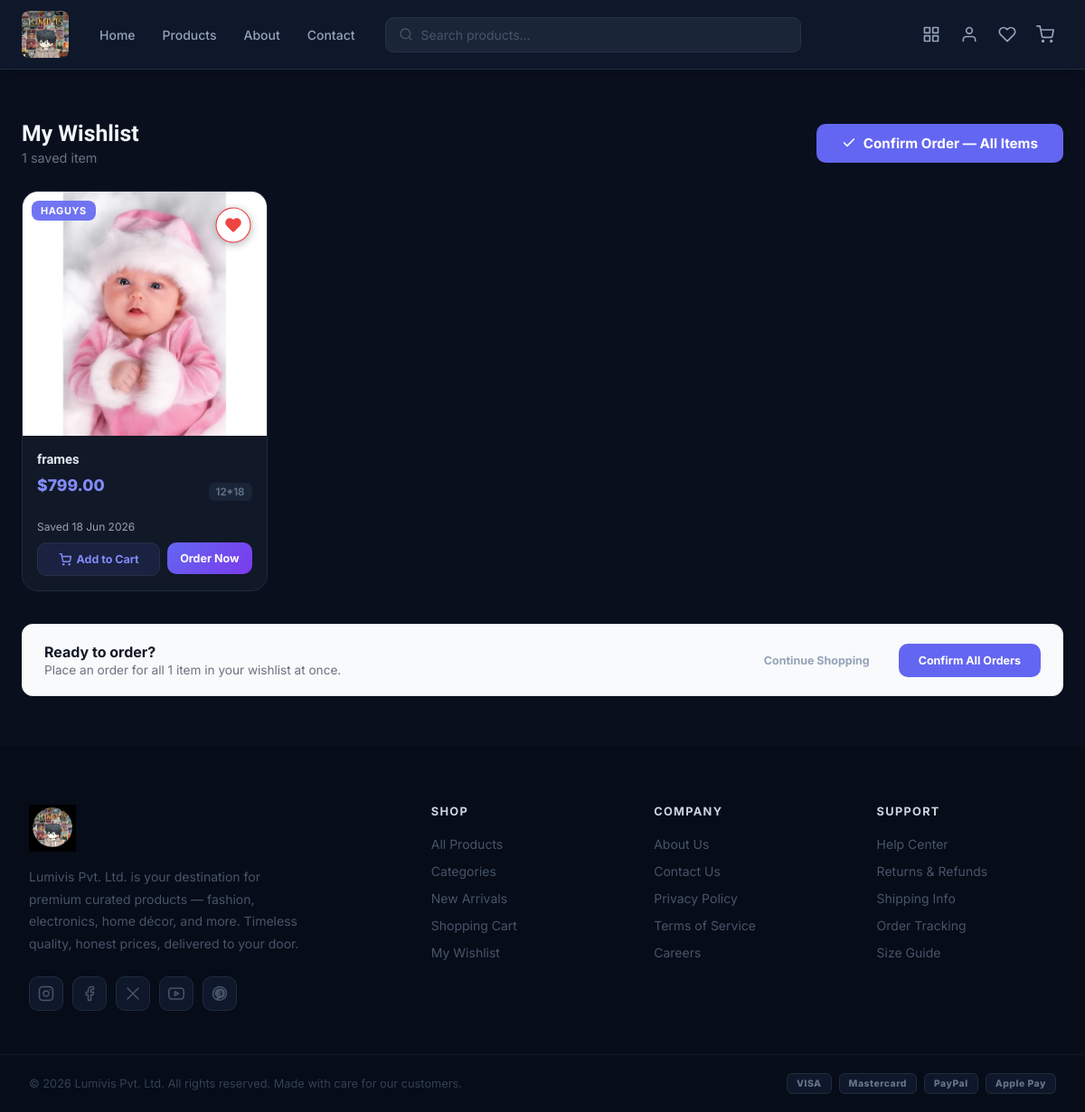
The app's page /wishlist/ (signed in), older data.
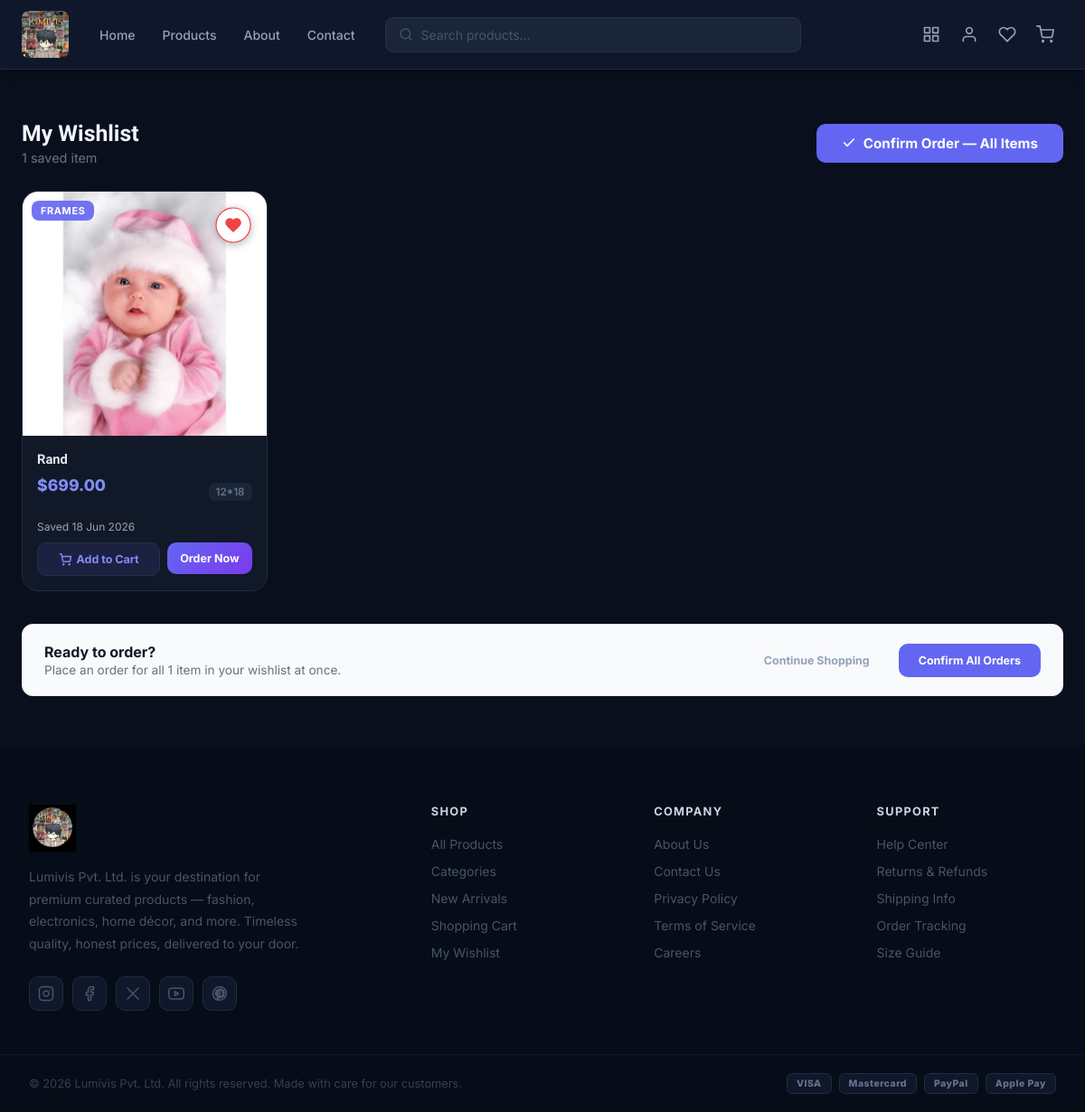
The same page, newer data.
### products/models.py (models this page shows, shortened)
class Wishlist(models.Model):
    user     = models.ForeignKey(User, on_delete=models.CASCADE, related_name='wishlist')
    product  = models.ForeignKey(Product, on_delete=models.CASCADE, related_name='wishlisted_by')
    added_at = models.DateTimeField(auto_now_add=True)
    class Meta:
        unique_together = ('user', 'product')

class Product(models.Model):
    name = models.CharField(max_length=100)
    product_id = models.CharField(max_length=50, unique=True)
    product_type = models.CharField(max_length=50)
    product_size = models.CharField(max_length=50)
    thumbnail = models.ImageField(upload_to='products/thumb/', null=True, blank=True)
    description = models.TextField()
    price = models.DecimalField(max_digits=10, decimal_places=2)
    image = models.ImageField(upload_to='products/', null=True, blank=True)

### products/views.py (the view)
# urls.py: path('wishlist/', views.wishlist_view, name='wishlist'),
@login_required
def wishlist_view(request):
    items = Wishlist.objects.filter(user=request.user).select_related('product')
    return render(request, 'products/wishlist.html', {'items': items})

### products/context_processors.py (called while the page is built)
def cart(request):
    session_cart = request.session.get('cart', {})
    count = sum(session_cart.values())
    return {'cart_count': count}

### products/templates/products/wishlist.html (shortened to what this page needs)
{% extends 'products/base.html' %}
{% block content %}
<main class="main">
  <div style="display:flex;align-items:center;justify-content:space-between;flex-wrap:wrap;gap:12px;margin-bottom:28px;">
    <div>
      <h1 class="section-title" style="margin-bottom:4px;">My Wishlist</h1>
      <p style="color:#6b7280;font-size:0.9rem;">{{ items|length }} saved item{% if items|length != 1 %}s{% endif %}</p>
    </div>
    {% if items %}
    <form method="POST" action="{% url 'wishlist_checkout' %}">
      <button type="submit" class="btn btn-dark" style="padding:12px 28px;font-size:0.95rem;display:flex;align-items:center;gap:8px;">
        <svg width="16" height="16" viewBox="0 0 24 24" fill="none" stroke="currentColor" stroke-width="2.5" stroke-linecap="round" stroke-linejoin="round">
          <polyline points="20 6 9 17 4 12"/>
        </svg>
        Confirm Order — All Items
      </button>
    </form>
    {% endif %}
  </div>
  {% if items %}
  <div class="products-grid">
    {% for item in items %}
    <article class="card">
      <div class="card-img-wrap" style="position:relative;">
        <a href="{% url 'product_detail' item.product.pk %}">
          <div class="card-img">
            {% if item.product.image %}
              <img src="{{ item.product.image.url }}" alt="{{ item.product.name }}" loading="lazy" />
            {% endif %}
          </div>
        </a>
        <form method="POST" action="{% url 'toggle_wishlist' item.product.pk %}"
              style="position:absolute;top:10px;right:10px;z-index:2;margin:0;">
          <button type="submit" class="wishlist-btn wishlisted"
                  title="Remove from wishlist"
                  style="background:#fff;">
          </button>
        </form>
        <span class="type-badge">{{ item.product.product_type }}</span>
      </div>
      <div class="card-body">
        <h3 class="card-title">
          <a href="{% url 'product_detail' item.product.pk %}">{{ item.product.name }}</a>
        </h3>
        <div class="card-meta-row">
          <span class="card-price">&#36;{{ item.product.price }}</span>
          <span class="card-size">{{ item.product.product_size }}</span>
        </div>
        <p style="font-size:0.75rem;color:#9ca3af;margin-bottom:10px;">
          Saved {{ item.added_at|date:"d M Y" }}
        </p>
        <div class="card-actions">
          <form method="POST" action="{% url 'add_to_cart' item.product.pk %}" style="flex:1;">
            <button type="submit" class="btn btn-cart" style="width:100%;">
              <svg width="14" height="14" viewBox="0 0 24 24" fill="none" stroke="currentColor" stroke-width="2.5"><circle cx="9" cy="21" r="1"/><circle cx="20" cy="21" r="1"/><path d="M1 1h4l2.68 13.39a2 2 0 0 0 2 1.61h9.72a2 2 0 0 0 2-1.61L23 6H6"/></svg>
              Add to Cart
            </button>
          </form>
          <form method="POST" action="{% url 'add_to_cart' item.product.pk %}">
            <button type="submit" class="btn btn-buy" title="Add to cart and go to checkout">
              Order Now
            </button>
          </form>
        </div>
      </div>
    </article>
    {% endfor %}
  </div>
  <div style="margin-top:36px;padding:20px 24px;background:#f9fafb;border:1px solid #e5e7eb;border-radius:12px;display:flex;align-items:center;justify-content:space-between;flex-wrap:wrap;gap:16px;">
    <div>
      <p style="font-weight:700;font-size:1rem;color:#111827;margin-bottom:2px;">Ready to order?</p>
      <p style="color:#6b7280;font-size:0.85rem;">Place an order for all {{ items|length }} item{% if items|length != 1 %}s{% endif %} in your wishlist at once.</p>
    </div>
    <div style="display:flex;gap:10px;flex-wrap:wrap;">
      <a href="{% url 'home' %}" class="btn btn-ghost" style="padding:11px 22px;">Continue Shopping</a>
      <form method="POST" action="{% url 'wishlist_checkout' %}">
        <button type="submit" class="btn btn-dark" style="padding:11px 22px;">
          Confirm All Orders
        </button>
      </form>
    </div>
  </div>
  {% endif %}
</main>
{% endblock %}

Row changes from the older to the newer data that the page shows:
changed through a linked row, Wishlist: product.product_type "HAGUYS" → "FRAMES"; product.name "frames" → "Rand"; product.price "799.00" → "699.00"
